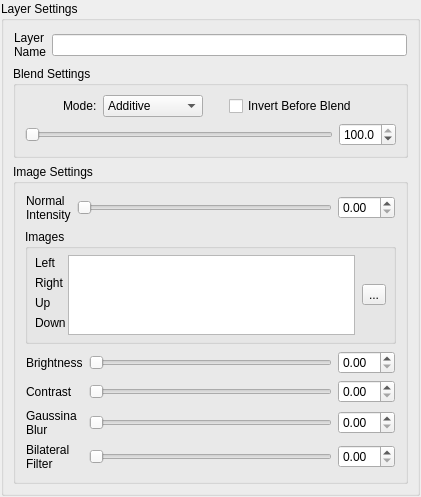
<?xml version="1.0" encoding="UTF-8"?>
<ui version="4.0">
 <class>NormalFromQuadImage</class>
 <widget class="QWidget" name="NormalFromQuadImage">
  <property name="geometry">
   <rect>
    <x>0</x>
    <y>0</y>
    <width>421</width>
    <height>477</height>
   </rect>
  </property>
  <property name="windowTitle">
   <string>Form</string>
  </property>
  <layout class="QVBoxLayout" name="verticalLayout_4">
   <property name="margin">
    <number>1</number>
   </property>
   <item>
    <widget class="QGroupBox" name="groupBox">
     <property name="title">
      <string>Layer Settings</string>
     </property>
     <layout class="QVBoxLayout" name="verticalLayout_3">
      <property name="margin">
       <number>9</number>
      </property>
      <item>
       <widget class="QFrame" name="frame_3">
        <property name="frameShape">
         <enum>QFrame::NoFrame</enum>
        </property>
        <property name="frameShadow">
         <enum>QFrame::Raised</enum>
        </property>
        <layout class="QHBoxLayout" name="horizontalLayout">
         <property name="margin">
          <number>1</number>
         </property>
         <item>
          <widget class="QLabel" name="label_6">
           <property name="text">
            <string>Layer
Name</string>
           </property>
          </widget>
         </item>
         <item>
          <widget class="QLineEdit" name="LayerName"/>
         </item>
        </layout>
       </widget>
      </item>
      <item>
       <widget class="QGroupBox" name="groupBox_2">
        <property name="sizePolicy">
         <sizepolicy hsizetype="Preferred" vsizetype="Fixed">
          <horstretch>0</horstretch>
          <verstretch>0</verstretch>
         </sizepolicy>
        </property>
        <property name="title">
         <string>Blend Settings</string>
        </property>
        <layout class="QVBoxLayout" name="verticalLayout">
         <property name="spacing">
          <number>6</number>
         </property>
         <property name="leftMargin">
          <number>8</number>
         </property>
         <property name="rightMargin">
          <number>8</number>
         </property>
         <item>
          <widget class="QFrame" name="frame_2">
           <property name="frameShape">
            <enum>QFrame::NoFrame</enum>
           </property>
           <property name="frameShadow">
            <enum>QFrame::Raised</enum>
           </property>
           <layout class="QHBoxLayout" name="horizontalLayout_3">
            <property name="margin">
             <number>0</number>
            </property>
            <item>
             <spacer name="horizontalSpacer">
              <property name="orientation">
               <enum>Qt::Horizontal</enum>
              </property>
              <property name="sizeHint" stdset="0">
               <size>
                <width>40</width>
                <height>20</height>
               </size>
              </property>
             </spacer>
            </item>
            <item>
             <widget class="QLabel" name="label">
              <property name="sizePolicy">
               <sizepolicy hsizetype="Minimum" vsizetype="Minimum">
                <horstretch>0</horstretch>
                <verstretch>0</verstretch>
               </sizepolicy>
              </property>
              <property name="text">
               <string>Mode:</string>
              </property>
             </widget>
            </item>
            <item>
             <widget class="QComboBox" name="BlendMode">
              <property name="sizePolicy">
               <sizepolicy hsizetype="Minimum" vsizetype="Fixed">
                <horstretch>0</horstretch>
                <verstretch>0</verstretch>
               </sizepolicy>
              </property>
              <property name="minimumSize">
               <size>
                <width>100</width>
                <height>0</height>
               </size>
              </property>
              <item>
               <property name="text">
                <string>Additive</string>
               </property>
              </item>
              <item>
               <property name="text">
                <string>Overlay</string>
               </property>
              </item>
              <item>
               <property name="text">
                <string>Multiply</string>
               </property>
              </item>
              <item>
               <property name="text">
                <string>Normal</string>
               </property>
              </item>
             </widget>
            </item>
            <item>
             <spacer name="horizontalSpacer_3">
              <property name="orientation">
               <enum>Qt::Horizontal</enum>
              </property>
              <property name="sizeType">
               <enum>QSizePolicy::Fixed</enum>
              </property>
              <property name="sizeHint" stdset="0">
               <size>
                <width>20</width>
                <height>20</height>
               </size>
              </property>
             </spacer>
            </item>
            <item>
             <widget class="QCheckBox" name="Invert">
              <property name="text">
               <string>Invert Before Blend</string>
              </property>
             </widget>
            </item>
            <item>
             <spacer name="horizontalSpacer_2">
              <property name="orientation">
               <enum>Qt::Horizontal</enum>
              </property>
              <property name="sizeHint" stdset="0">
               <size>
                <width>40</width>
                <height>20</height>
               </size>
              </property>
             </spacer>
            </item>
           </layout>
          </widget>
         </item>
         <item>
          <widget class="QFrame" name="frame">
           <property name="frameShape">
            <enum>QFrame::NoFrame</enum>
           </property>
           <property name="frameShadow">
            <enum>QFrame::Raised</enum>
           </property>
           <layout class="QHBoxLayout" name="horizontalLayout_2">
            <property name="spacing">
             <number>6</number>
            </property>
            <property name="leftMargin">
             <number>1</number>
            </property>
            <property name="topMargin">
             <number>0</number>
            </property>
            <property name="rightMargin">
             <number>1</number>
            </property>
            <property name="bottomMargin">
             <number>0</number>
            </property>
            <item>
             <widget class="QSlider" name="BlendSlider">
              <property name="maximum">
               <number>1000</number>
              </property>
              <property name="orientation">
               <enum>Qt::Horizontal</enum>
              </property>
             </widget>
            </item>
            <item>
             <widget class="QDoubleSpinBox" name="BlendValue">
              <property name="sizePolicy">
               <sizepolicy hsizetype="Minimum" vsizetype="Fixed">
                <horstretch>0</horstretch>
                <verstretch>0</verstretch>
               </sizepolicy>
              </property>
              <property name="decimals">
               <number>1</number>
              </property>
              <property name="value">
               <double>100.000000000000000</double>
              </property>
             </widget>
            </item>
           </layout>
          </widget>
         </item>
        </layout>
       </widget>
      </item>
      <item>
       <widget class="QGroupBox" name="groupBox_3">
        <property name="title">
         <string>Image Settings</string>
        </property>
        <layout class="QVBoxLayout" name="verticalLayout_2">
         <item>
          <widget class="QFrame" name="frame_4">
           <property name="frameShape">
            <enum>QFrame::NoFrame</enum>
           </property>
           <property name="frameShadow">
            <enum>QFrame::Raised</enum>
           </property>
           <layout class="QHBoxLayout" name="horizontalLayout_4">
            <property name="margin">
             <number>1</number>
            </property>
            <item>
             <widget class="QLabel" name="label_2">
              <property name="text">
               <string>Normal
Intensity</string>
              </property>
             </widget>
            </item>
            <item>
             <widget class="QSlider" name="IntensitySlider">
              <property name="orientation">
               <enum>Qt::Horizontal</enum>
              </property>
             </widget>
            </item>
            <item>
             <widget class="QDoubleSpinBox" name="IntensityValue"/>
            </item>
           </layout>
          </widget>
         </item>
         <item>
          <widget class="QGroupBox" name="groupBox_5">
           <property name="title">
            <string>Images</string>
           </property>
           <property name="checkable">
            <bool>false</bool>
           </property>
           <layout class="QHBoxLayout" name="horizontalLayout_5">
            <property name="spacing">
             <number>1</number>
            </property>
            <property name="margin">
             <number>6</number>
            </property>
            <item>
             <widget class="QFrame" name="frame_6">
              <property name="frameShape">
               <enum>QFrame::NoFrame</enum>
              </property>
              <property name="frameShadow">
               <enum>QFrame::Raised</enum>
              </property>
              <layout class="QVBoxLayout" name="verticalLayout_5">
               <property name="margin">
                <number>1</number>
               </property>
               <item>
                <widget class="QLabel" name="label_11">
                 <property name="text">
                  <string>Left</string>
                 </property>
                </widget>
               </item>
               <item>
                <widget class="QLabel" name="label_10">
                 <property name="text">
                  <string>Right</string>
                 </property>
                </widget>
               </item>
               <item>
                <widget class="QLabel" name="label_9">
                 <property name="text">
                  <string>Up</string>
                 </property>
                </widget>
               </item>
               <item>
                <widget class="QLabel" name="label_8">
                 <property name="text">
                  <string>Down</string>
                 </property>
                </widget>
               </item>
               <item>
                <spacer name="verticalSpacer_2">
                 <property name="orientation">
                  <enum>Qt::Vertical</enum>
                 </property>
                 <property name="sizeHint" stdset="0">
                  <size>
                   <width>20</width>
                   <height>0</height>
                  </size>
                 </property>
                </spacer>
               </item>
              </layout>
             </widget>
            </item>
            <item>
             <widget class="QListWidget" name="ImageList">
              <property name="minimumSize">
               <size>
                <width>0</width>
                <height>80</height>
               </size>
              </property>
              <property name="maximumSize">
               <size>
                <width>16777215</width>
                <height>80</height>
               </size>
              </property>
              <property name="selectionMode">
               <enum>QAbstractItemView::NoSelection</enum>
              </property>
             </widget>
            </item>
            <item>
             <widget class="QFrame" name="frame_7">
              <property name="frameShape">
               <enum>QFrame::NoFrame</enum>
              </property>
              <property name="frameShadow">
               <enum>QFrame::Raised</enum>
              </property>
              <layout class="QVBoxLayout" name="verticalLayout_6">
               <property name="leftMargin">
                <number>6</number>
               </property>
               <property name="topMargin">
                <number>1</number>
               </property>
               <property name="rightMargin">
                <number>1</number>
               </property>
               <property name="bottomMargin">
                <number>1</number>
               </property>
               <item>
                <widget class="QToolButton" name="OpenImages">
                 <property name="text">
                  <string>...</string>
                 </property>
                 <property name="icon">
                  <iconset resource="Resources.qrc">
                   <normaloff>:/Buttons/Icons/folder.png</normaloff>:/Buttons/Icons/folder.png</iconset>
                 </property>
                 <property name="iconSize">
                  <size>
                   <width>24</width>
                   <height>24</height>
                  </size>
                 </property>
                </widget>
               </item>
              </layout>
             </widget>
            </item>
           </layout>
          </widget>
         </item>
         <item>
          <widget class="QFrame" name="frame_10">
           <property name="frameShape">
            <enum>QFrame::NoFrame</enum>
           </property>
           <property name="frameShadow">
            <enum>QFrame::Raised</enum>
           </property>
           <layout class="QGridLayout" name="gridLayout_2">
            <property name="margin">
             <number>1</number>
            </property>
            <item row="0" column="0">
             <widget class="QLabel" name="label_3">
              <property name="text">
               <string>Brightness</string>
              </property>
             </widget>
            </item>
            <item row="0" column="1">
             <widget class="QSlider" name="BrightnessSlider">
              <property name="orientation">
               <enum>Qt::Horizontal</enum>
              </property>
             </widget>
            </item>
            <item row="0" column="2">
             <widget class="QDoubleSpinBox" name="BrightnessValue"/>
            </item>
            <item row="1" column="0">
             <widget class="QLabel" name="label_4">
              <property name="text">
               <string>Contrast</string>
              </property>
             </widget>
            </item>
            <item row="1" column="1">
             <widget class="QSlider" name="ContrastSlider">
              <property name="orientation">
               <enum>Qt::Horizontal</enum>
              </property>
             </widget>
            </item>
            <item row="1" column="2">
             <widget class="QDoubleSpinBox" name="ContrastValue"/>
            </item>
            <item row="2" column="0">
             <widget class="QLabel" name="label_5">
              <property name="text">
               <string>Gaussina
Blur</string>
              </property>
             </widget>
            </item>
            <item row="2" column="1">
             <widget class="QSlider" name="BlurSlider">
              <property name="orientation">
               <enum>Qt::Horizontal</enum>
              </property>
             </widget>
            </item>
            <item row="2" column="2">
             <widget class="QDoubleSpinBox" name="BlurValue"/>
            </item>
            <item row="3" column="0">
             <widget class="QLabel" name="label_7">
              <property name="text">
               <string>Bilateral
Filter</string>
              </property>
             </widget>
            </item>
            <item row="3" column="1">
             <widget class="QSlider" name="BilateralSlider">
              <property name="orientation">
               <enum>Qt::Horizontal</enum>
              </property>
             </widget>
            </item>
            <item row="3" column="2">
             <widget class="QDoubleSpinBox" name="BilateralValue"/>
            </item>
           </layout>
          </widget>
         </item>
        </layout>
       </widget>
      </item>
     </layout>
    </widget>
   </item>
   <item>
    <spacer name="verticalSpacer">
     <property name="orientation">
      <enum>Qt::Vertical</enum>
     </property>
     <property name="sizeHint" stdset="0">
      <size>
       <width>20</width>
       <height>40</height>
      </size>
     </property>
    </spacer>
   </item>
  </layout>
 </widget>
 <resources>
  <include location="Resources.qrc"/>
 </resources>
 <connections/>
</ui>
